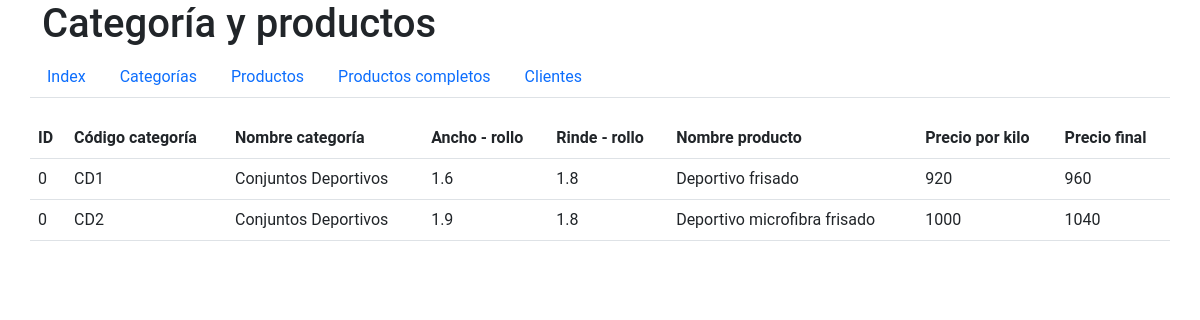
/listado_productos.php, run on the app's committed database.
### tables this page shows
CREATE TABLE `productos` (
  `ID_Prod` int(11) NOT NULL,
  `CodigoCat_id` varchar(50) NOT NULL,
  `Nombre_Producto` varchar(50) NOT NULL,
  `Precio_kiloRollo` int(7) NOT NULL,
  `Precio_final` int(7) NOT NULL
);

CREATE TABLE `cat_productos` (
  `ID_BD` int(11) NOT NULL,
  `idCodigo_Cat` varchar(50) NOT NULL,
  `Nombre_Categoría` varchar(50) NOT NULL,
  `AnchoRollo` float NOT NULL,
  `RindeRollo` float NOT NULL
);

### listado_productos.php (the view, shortened to what this page needs)
<?php
include 'conexion.php';
$consulta = "SELECT * FROM cat_productos INNER JOIN productos ON cat_productos.idCodigo_Cat = productos.CodigoCat_id";
$listado=mysqli_query($conexion, $consulta);
?>
<!DOCTYPE html>
<html lang="es">
<head>
    <link rel="stylesheet" href="css/estilos.css">
    <link rel="stylesheet" href="css/BD.css">
    <link href="https://cdn.jsdelivr.net/npm/bootstrap@5.0.2/dist/css/bootstrap.min.css" rel="stylesheet">
</head>
<body>
    <main>
        <div class="container">
            <div class="row">
                <h1>Categoría y productos</h1>
                <ul class="nav nav-tabs">
                <li class="nav-item">
                        <a class="nav-link" href="index.php">Index</a>
                    </li>
                    <li class="nav-item">
                        <a class="nav-link" href="categorias.php">Categorías</a>
                    </li>
                    <li class="nav-item">
                        <a class="nav-link" href="productos.php">Productos</a>
                    </li>
                    <li class="nav-item">
                        <a class="nav-link" href="listado_productos.php">Productos completos</a>
                    </li>
                    <li class="nav-item">
                        <a class="nav-link" href="clientes.php">Clientes</a>
                    </li>
                </ul>
            </div>
            <div class="row table-responsive">
                <table class="table table-responsive">
                    <tr>
                        <th>ID</th>
                        <th>Código categoría</th>
                        <th>Nombre categoría</th>
                        <th>Ancho - rollo</th>
                        <th>Rinde - rollo</th>
                        <th>Nombre producto</th>
                        <th>Precio por kilo</th>
                        <th>Precio final</th>
                    </tr>
                    <?php
                    while($tabla = mysqli_fetch_array($listado)){
                    ?>
                        <tr>
                            <td><?php echo $tabla['ID_BD'];?></td>
                            <td><?php echo $tabla['idCodigo_Cat'];?></td>
                            <td><?php echo $tabla['Nombre_Categoría'];?></td>
                            <td><?php echo $tabla['AnchoRollo'];?></td>
                            <td><?php echo $tabla['RindeRollo'];?></td>
                            <td><?php echo $tabla['Nombre_Producto'];?></td>
                            <td><?php echo $tabla['Precio_kiloRollo'];?></td>
                            <td><?php echo $tabla['Precio_final'];?></td>
                        </tr>
                    <?php }
                    ?>
                </table>
            </div>
        </div>
    </main>
</body>
</html>

### css/estilos.css (style rules this page uses)
* { font-family: 'Roboto', sans-serif; }

### css/BD.css (style rules this page uses)
.row { margin-bottom: 20px; }

### data on the page
productos: CodigoCat.ID_BD "0", CodigoCat.idCodigo_Cat "CD1", CodigoCat.Nombre_Categoría "Conjuntos Deportivos", CodigoCat.AnchoRollo "1.6", CodigoCat.RindeRollo "1.8", Nombre_Producto "Deportivo frisado", Precio_kiloRollo "920", Precio_final "960"
productos: CodigoCat.ID_BD "0", CodigoCat.idCodigo_Cat "CD2", CodigoCat.Nombre_Categoría "Conjuntos Deportivos", CodigoCat.AnchoRollo "1.9", CodigoCat.RindeRollo "1.8", Nombre_Producto "Deportivo microfibra frisado", Precio_kiloRollo "1000", Precio_final "1040"
